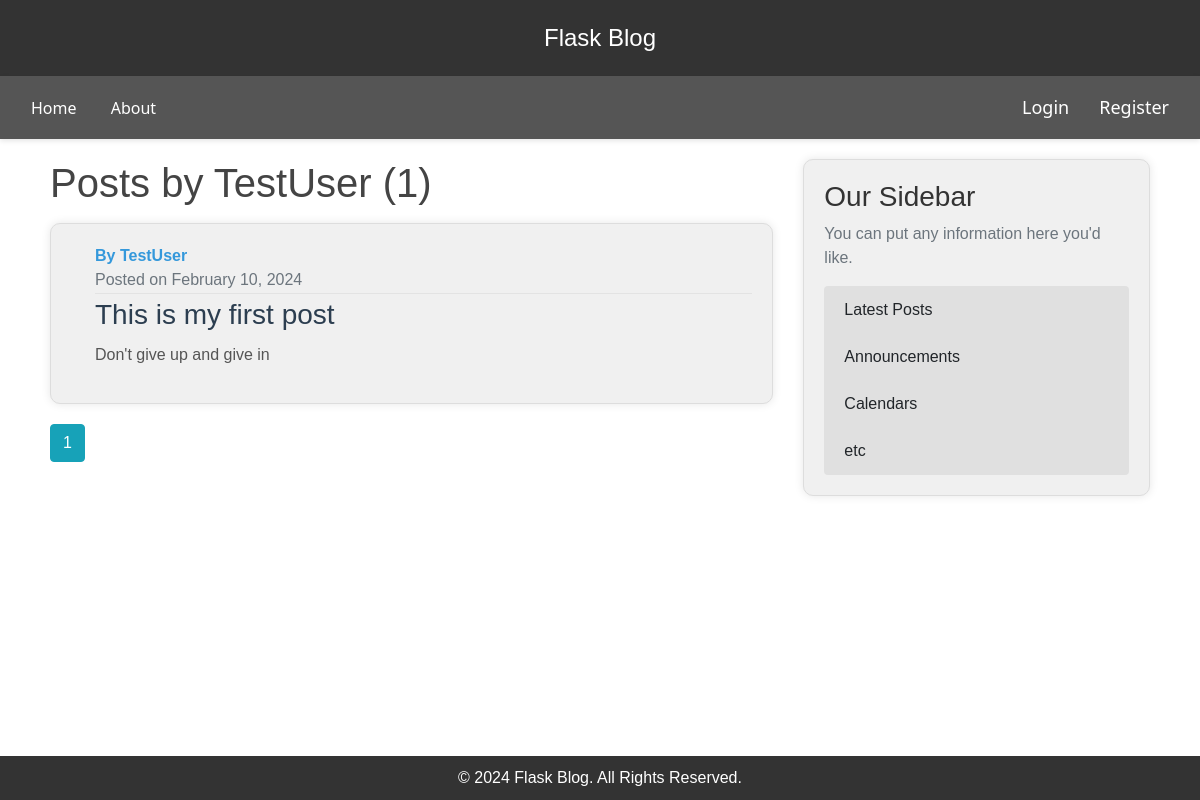
Page /user/TestUser on the committed database.
### flaskblog/model.py (models this page shows, shortened)
class User(db.Model, UserMixin):
    id = db.Column(db.Integer, primary_key=True)
    username = db.Column(db.String(20), unique=True, nullable=False)
    email = db.Column(db.String(120), unique=True, nullable=False)
    image_file = db.Column(db.String(20), nullable=False, default='default.jpg')
    password = db.Column(db.String(60), nullable=False)
    posts = db.relationship('Post', backref='author', lazy=True)

class Post(db.Model):
    id = db.Column(db.Integer, primary_key=True)
    title = db.Column(db.String(100), nullable=False)
    date_posted = db.Column(db.DateTime, nullable=False, default=datetime.utcnow())
    content = db.Column(db.Text, nullable=False)
    user_id = db.Column(db.Integer, db.ForeignKey('user.id'), nullable=False)

### flaskblog/routes.py (the view)
@app.route("/user/<string:username>")
def user_posts(username):
    page = request.args.get('page', 1, type=int)
    user = User.query.filter_by(username=username).first_or_404()
    posts = Post.query.filter_by(author=user)\
        .order_by(Post.date_posted.desc())\
        .paginate(page=page,per_page=5)
    return render_template('user_posts.html', posts=posts, user=user)

### flaskblog/templates/user_posts.html (shortened to what this page needs)
{% extends "layout.html" %}
{% block content %}
    <h1 class="mb-3">Posts by {{ user.username }} ({{ posts.total }})</h1>
    {% for post in posts.items %}
    <article class="media content-section">
        <div class="media-body ml-4">
            <div class="article-metadata">
                <span class="mr-2">
                    <a href="{{ url_for('user_posts', username=post.author.username)}}" class="article-link">
                        <strong>By {{ post.author.username }}</strong><br>
                    </a>
                </span>
                <span class="text-muted">
                    Posted on {{ post.date_posted.strftime('%B %d, %Y') }}
                </span>
            </div>
            <a href="{{ url_for('post', post_id=post.id) }}" class="article-link">
                <h2 class="article-title">{{ post.title }}</h2>
            </a>
            <p class="article-content">{{ post.content }}</p>
        </div>
    </article>
    {% endfor %}
    {% for page_num in posts.iter_pages(left_edge=1, right_edge=1, left_current=1, right_current=2) %}
        {% if page_num %}
            {% if posts.page == page_num %}
                <a class="btn btn-info mb-4" href="{{ url_for('user_posts', username=user.username, page=page_num) }}">{{ page_num }}</a>
            {% else %}
                <a class="btn btn-outline-info mb-4" href="{{ url_for('user_posts', username=user.username, page=page_num) }}">{{ page_num }}</a>
            {% endif %}
        {% endif %}
    {% endfor %}
{% endblock content %}

### flaskblog/static/main.css (style rules this page uses)
body { background: #fafafa; color: #333333; margin-top: 5rem; }
h1, h2, h3, h4, h5, h6 { color: #444444; }
.content-section { background: #ffffff; padding: 10px 20px; border: 1px solid #dddddd; border-radius: 3px; margin-bottom: 20px; }
.article-title { color: #444444; }
.article-content { white-space: pre-line; }
.article-metadata { padding-bottom: 1px; margin-bottom: 4px; border-bottom: 1px solid #e3e3e3 }
body { display: flex; flex-direction: column; min-height: 100vh; }
.article-link { text-decoration: none; color: #3498db; transition: color 0.3s ease; }
.article-title { font-size: 28px; color: #2c3e50; margin-bottom: 10px; }
.article-content { color: #555; line-height: 1.6; }
body { background-color: #fff; margin: 0; }

### flaskblog/templates/layout.html (style rules this page uses)
body { font-family: 'Arial', sans-serif; background-color: #ffffff; color: #000000; margin: 0; padding: 0; }
.content-section { background-color: #f0f0f0; padding: 20px; margin-bottom: 20px; border-radius: 10px; box-shadow: 0 0 10px rgba(0, 0, 0, 0.1); transition: transform 0.3s ease; }
body { display: flex; flex-direction: column; min-height: 100vh; }

### rows in the picture
User: username "TestUser"
Post: author.username "TestUser", date_posted "February 10, 2024", title "This is my first post", content "Don't give up and give in"

### other values in the picture
{{ posts.total }} "1"
{{ page_num }} "1"
